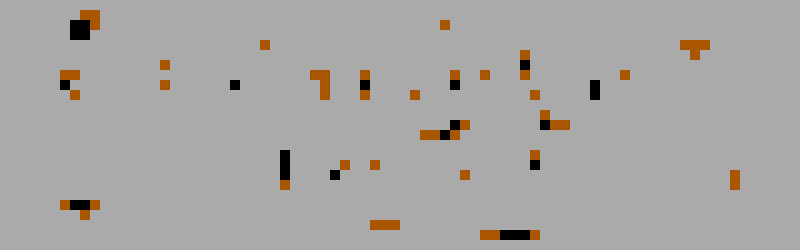
#> input picture preview_bg.png, 800 x 250 px
$ python compress_bg.py preview_bg.png
#> lines starting #> are read from the running program, lines starting #| are printed output that depends on the picture
#!/usr/bin/env python3
import sys
import struct
from PIL import Image

# VGA Default Palette (Colors 0-7)
PALETTE = [
    (0, 0, 0),       # 0: Black
    (0, 0, 170),     # 1: Blue
    (0, 170, 0),     # 2: Green
    (0, 170, 170),   # 3: Cyan
    (170, 0, 0),     # 4: Red
    (170, 0, 170),   # 5: Magenta
    (170, 85, 0),    # 6: Brown
    (170, 170, 170)  # 7: Light Grey
]

def closest_color(rgb):
    min_dist = float('inf')
    best_idx = 0
    r, g, b = rgb
    for i, (pr, pg, pb) in enumerate(PALETTE):
        dist = (r - pr)**2 + (g - pg)**2 + (b - pb)**2
        if dist < min_dist:
            min_dist = dist
            best_idx = i
    return best_idx

def compress_image(image_path, output_bin, output_preview):
#> called with image_path = 'preview_bg.png', output_bin = 'bg.bin', output_preview = 'preview_bg.png'
    try:
        img = Image.open(image_path)
#> img is the input picture: PIL image 800x250 RGB; mean R, G, B 168, 165.8, 163.7
    except Exception as e:
        print(f"Error opening image: {e}")
        sys.exit(1)

    # Resize to 80x25
    img = img.resize((80, 25), Image.Resampling.BILINEAR)
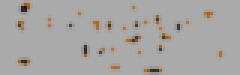
#> img: PIL image 80x25 RGB (shown 3 times larger); mean R, G, B 168, 165.8, 163.7
    img = img.convert('RGB')

    pixels = list(img.getdata())
#> pixels = 2000 items, first 6: (170, 170, 170), (170, 170, 170), (170, 170, 170), (170, 170, 170), (170, 170, 170), (170, 170, 170)

    # Map to 0-7
    mapped_pixels = [closest_color(p) for p in pixels]
#> mapped_pixels = 2000 values, max 7 at index 0, min 0 at index 167, mean 6.91

    # RLE Compression
    # Format: [Count, Color] per run.
    # Count is 1 byte (max 255). Color is 1 byte (0-7).

    rle_data = []
    if not mapped_pixels:
        return

    current_color = mapped_pixels[0]
#> current_color = 7
    count = 1

    for color in mapped_pixels[1:]:
        if color == current_color and count < 255:
            count += 1
        else:
            rle_data.append(count)
            rle_data.append(current_color)
            current_color = color
            count = 1
#> this loop made 1999 passes
#> (current_color, count) on passes 88, 90: (6, 1), (7, 1)
#> count on passes 1 to 6: 2, 3, 4, 5, 6, 7
#> after the loop, rle_data = 218 values, max 154 at index 122, min 0 at index 7, mean 11.53

    # Append last run
    rle_data.append(count)
    rle_data.append(current_color)

    # Write Binary
    with open(output_bin, 'wb') as f:
        f.write(bytes(rle_data))
        # Add 0,0 terminator just in case, though we know 80x25=2000 pixels
        f.write(bytes([0, 0]))

    print(f"Compressed size: {len(rle_data)} bytes")
#| Compressed size: 220 bytes

    # Reconstruct for Preview
    preview_img = Image.new('RGB', (80, 25))
#> preview_img: PIL image 80x25 RGB; every value is 0
    recon_pixels = []

    # Decode RLE
    i = 0
    while i < len(rle_data):
        cnt = rle_data[i]
        col = rle_data[i+1]
        rgb = PALETTE[col]
        recon_pixels.extend([rgb] * cnt)
        i += 2
#> this loop made 110 passes
#> (cnt, col, rgb, i) on passes 1 to 12: (88, 7, (170, 170, 170), 2), (2, 6, (170, 85, 0), 4), (77, 7, (170, 170, 170), 6), (2, 0, (0, 0, 0), 8), (1, 6, (170, 85, 0), 10), (34, 7, (170, 170, 170), 12), (1, 6, (170, 85, 0), 14), (42, 7, (170, 170, 170), 16), (2, 0, (0, 0, 0), 18), (97, 7, (170, 170, 170), 20), (1, 6, (170, 85, 0), 22), (41, 7, (170, 170, 170), 24)
#> after the loop, i = 220; recon_pixels has the same summary as pixels

    preview_img.putdata(recon_pixels)
    preview_img = preview_img.resize((800, 250), Image.Resampling.NEAREST) # Upscale for easier viewing
#> preview_img: PIL image 800x250 RGB
    preview_img.save(output_preview)
    print(f"Saved preview: {output_preview}")

if __name__ == "__main__":
    if len(sys.argv) < 2:
        print("Usage: compress_bg.py <input.bmp>")
        sys.exit(1)

    compress_image(sys.argv[1], "bg.bin", "preview_bg.png")
